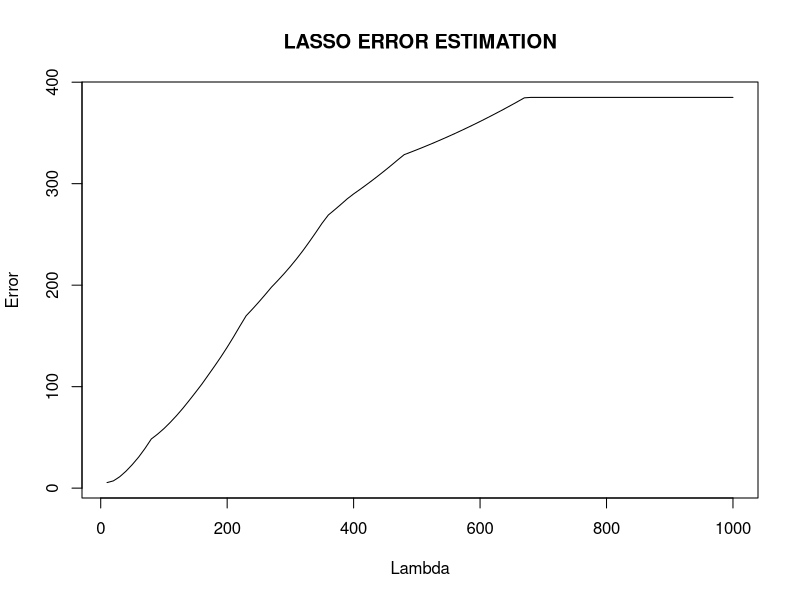

Write the R code that produced this figure.
############################################################# 
## Stat 202A - Homework 7
## Author: Devanshi Patel
## Date : 11/24/17
## Description: This script implements the lasso
#############################################################

#############################################################
## INSTRUCTIONS: Please fill in the missing lines of code
## only where specified. Do not change function names, 
## function inputs or outputs. You can add examples at the
## end of the script (in the "Optional examples" section) to 
## double-check your work, but MAKE SURE TO COMMENT OUT ALL 
## OF YOUR EXAMPLES BEFORE SUBMITTING.
##
## Very important: Do not use the function "setwd" anywhere
## in your code. If you do, I will be unable to grade your 
## work since R will attempt to change my working directory
## to one that does not exist.
#############################################################

#####################################
## Function 1: Lasso solution path ##
#####################################

myLasso <- function(X, Y, lambda_all){
  
  # Find the lasso solution path for various values of 
  # the regularization parameter lambda.
  # 
  # X: n x p matrix of explanatory variables.
  # Y: n dimensional response vector
  # lambda_all: Vector of regularization parameters. Make sure 
  # to sort lambda_all in decreasing order for efficiency.
  #
  # Returns a matrix containing the lasso solution vector 
  # beta for each regularization parameter.
 
  #######################
  ## FILL IN CODE HERE ##
  #######################
  L = length(lambda_all)
  lambda_all = sort(lambda_all, decreasing = TRUE)
  
  p = dim(X)[2]
  X = cbind(rep(1,n),X)
  T = 10
  db = matrix(rep(0, p+1), nrow = p+1)
  beta = matrix(rep(0, p+1), nrow = p+1)
  beta_all = matrix(rep(0, (p+1)*L), nrow = p+1)
  R = Y
  ss = rep(0, p+1)
  for (j in 1:(p+1))
    ss[j] = sum(X[, j]^2)
  
  for (l in 1:L)
  {
    lambda = lambda_all[l]
    for (t in 1:T)
    {
      for (j in 2:(p+1))
      {
        db = sum(R*X[, j])/ss[j]
        b = beta[j]+db
        b=sign(b)*max(0,abs(b)-lambda/ss[j])
        db=b-beta[j]
        R=R-X[,j]*db
        beta[j]=b
      }
    }
    beta_all[, l] = beta
    
  }
  ## Function should output the matrix beta_all, the 
  ## solution to the lasso regression problem for all
  ## the regularization parameters. 
  ## beta_all is (p+1) x length(lambda_all)
  return(beta_all)
  
}

n = 50
p = 200
s = 10
lambda_all = (100:1)*10

X = matrix(rnorm(n*p), nrow=n)
beta_true = matrix(rep(0, p), nrow = p)
beta_true[1:s] = 1:s
Y = X %*% beta_true + rnorm(n)
beta_all = myLasso(X, Y, lambda_all)

#computing estimation error for different values of lambda
L = length(lambda_all)
err = rep(0, L)
for(l in 1:L)
{
  err[l] = sum((beta_all[2:(p+1),l]-beta_true)^2)
}

plot(lambda_all, err, type = 'l',main='LASSO ERROR ESTIMATION',
     xlab='Lambda',ylab='Error')
